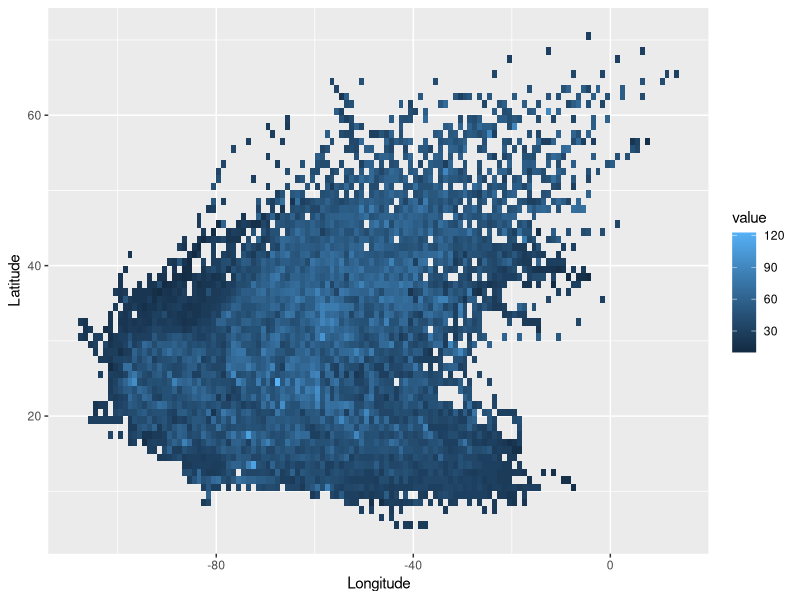
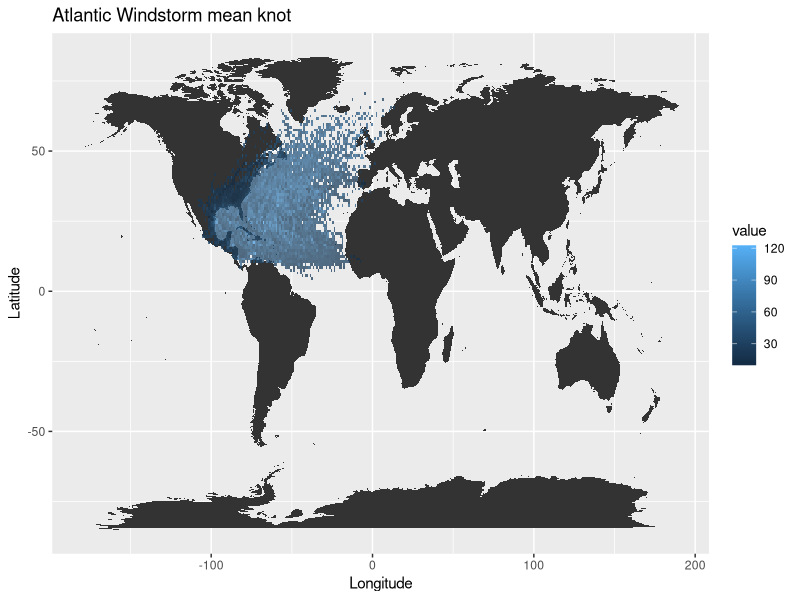
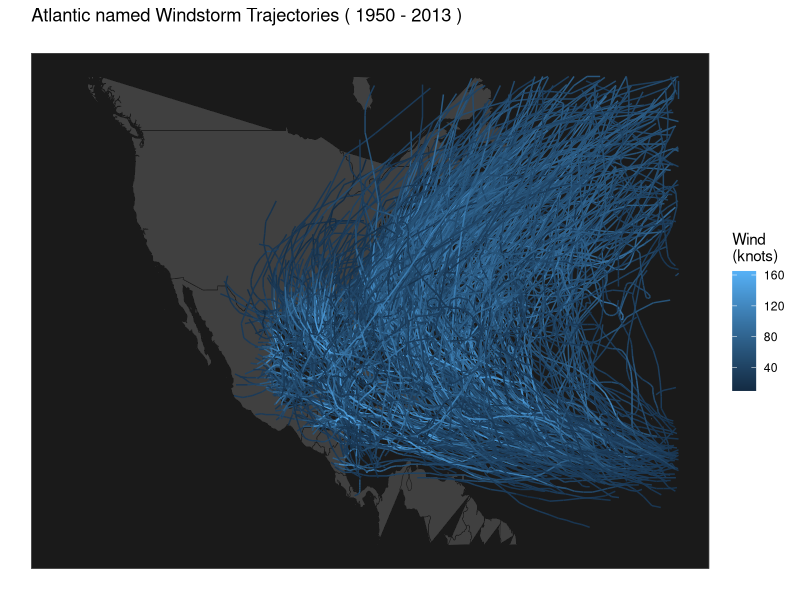
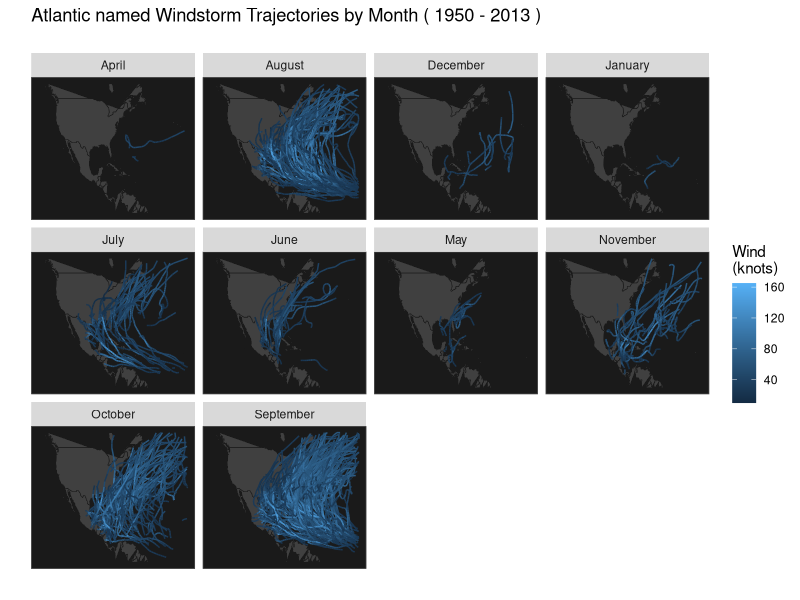
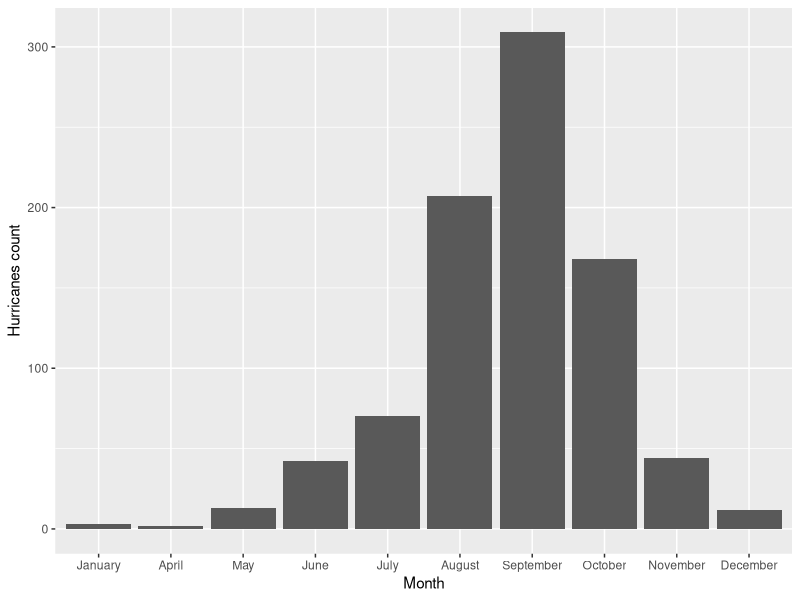
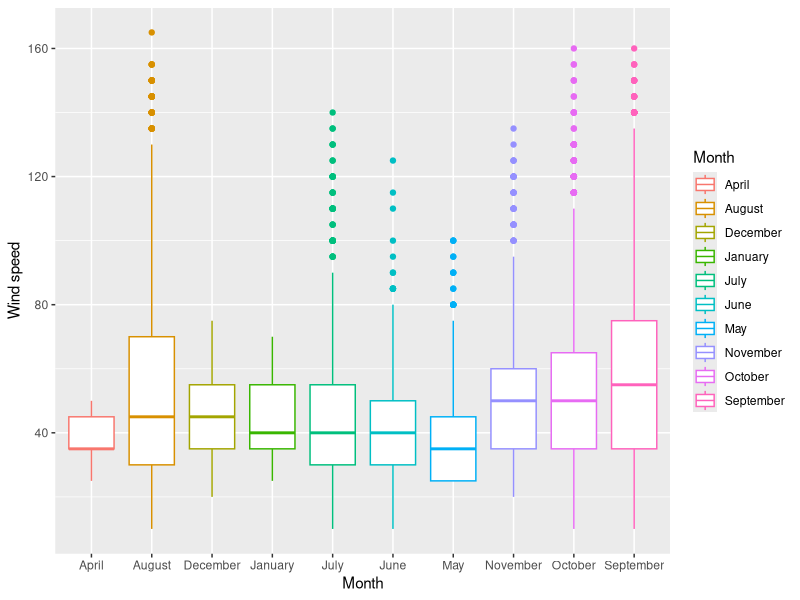
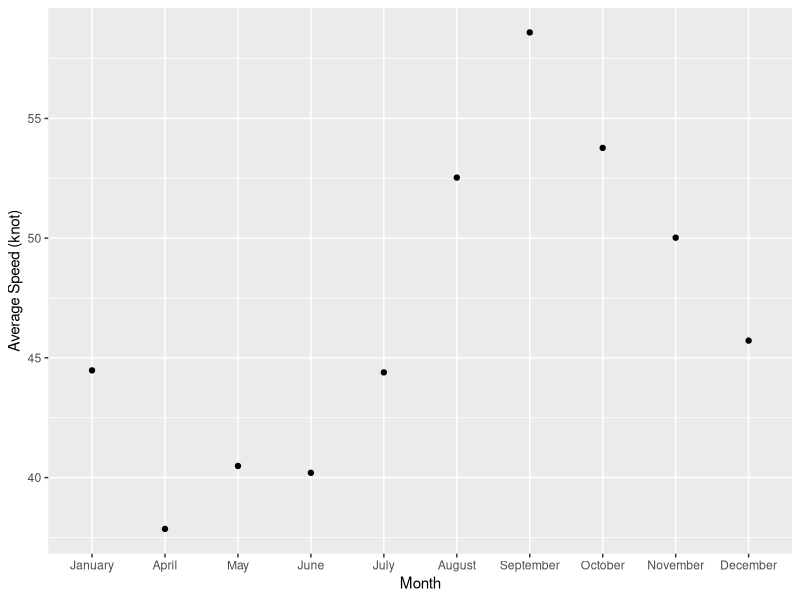
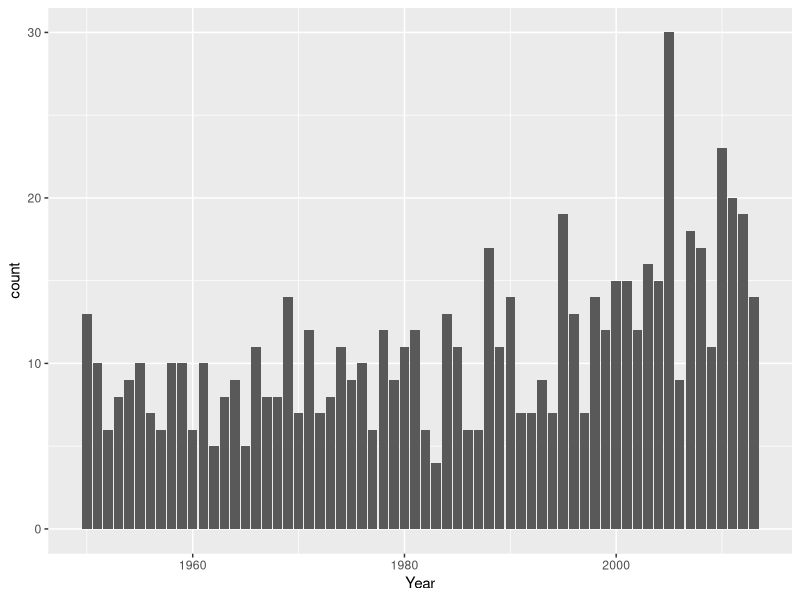

These figures' R source, in order:
## ---- chunk 1
library(tidyverse)
library(data.table)
library(maps)
library(ggplot2)
## ---- chunk 2
origin_df <- read.csv("hurrican703.csv")

# identify a problem in the data wrangling part far below:
# different hurricanes with same names.
# for visualization, we need to fix the problem first.
dt <- 
  origin_df %>% 
  mutate(
    # 2 hurricanes with the name ALICE.1954
    ID = ifelse(ID == "ALICE.1954" & Month == "June", "ALICE.1954(1)", ID),
    ID = ifelse(ID == "ALICE.1954", "ALICE.1954(2)", ID),
    # 4 hurricanes with the name SUBTROP:UNNAMED.1974
    ID = ifelse(ID == "SUBTROP:UNNAMED.1974" & Month == "June", "SUBTROP:UNNAMED.1974(1)", ID),
    ID = ifelse(ID == "SUBTROP:UNNAMED.1974" & Month == "July", "SUBTROP:UNNAMED.1974(2)", ID),
    ID = ifelse(ID == "SUBTROP:UNNAMED.1974" & Month == "August", "SUBTROP:UNNAMED.1974(3)", ID),
    ID = ifelse(ID == "SUBTROP:UNNAMED.1974", "SUBTROP:UNNAMED.1974(4)", ID),
    # 2 hurricanes with the name SUBTROP:UNNAMED.1976
    ID = ifelse(ID == "SUBTROP:UNNAMED.1976" & Month == "May", "SUBTROP:UNNAMED.1976(1)", ID),
    ID = ifelse(ID == "SUBTROP:UNNAMED.1976", "SUBTROP:UNNAMED.1976(2)", ID)
  )
## ---- chunk 3
ggplot(data=dt, aes(x = Longitude, y = Latitude)) + 
  stat_summary_2d(data = dt, aes(x = Longitude, y = Latitude, z = Wind.kt), fun = median, binwidth = c(1, 1), show.legend = TRUE)
dt <- as.data.table(dt)
summary(dt)
## ---- chunk 4
map <- ggplot(data = dt, aes(x = Longitude, y = Latitude)) + 
  geom_polygon(data = map_data(map = 'world'), aes(x = long, y = lat, group = group))
map +
  stat_summary_2d(data = dt, aes(x = Longitude, y = Latitude, z = dt$Wind.kt), fun = median, binwidth = c(1, 1), show.legend = TRUE, alpha = 0.75) + 
  ggtitle(paste0("Atlantic Windstorm mean knot"))
## ---- chunk 5
map <- ggplot(dt, aes(x = Longitude, y = Latitude, group = ID)) + 
  geom_polygon(data = map_data("world"), 
               aes(x = long, y = lat, group = group), 
               fill = "gray25", colour = "gray10", size = 0.2) + 
  geom_path(data = dt, aes(group = ID, colour = Wind.kt), size = 0.5) + 
  xlim(-138, -20) + ylim(3, 55) + 
  labs(x = "", y = "", colour = "Wind \n(knots)") + 
  theme(panel.background = element_rect(fill = "gray10", colour = "gray30"),
        axis.text.x = element_blank(), axis.text.y = element_blank(), 
        axis.ticks = element_blank(), panel.grid.major = element_blank(),
        panel.grid.minor = element_blank())

seasonrange <- paste(range(dt[, Season]), collapse=" - ")

map + ggtitle(paste("Atlantic named Windstorm Trajectories (", 
                     seasonrange, ")\n")) 
## ---- chunk 6
mapMonth <- map + facet_wrap(~ Month) +
  ggtitle(paste("Atlantic named Windstorm Trajectories by Month (", 
                 seasonrange, ")\n")) 
mapMonth
## ---- chunk 7
dt_long <- dt %>%
    dplyr::group_by(ID) %>% 
    mutate(Wind_prev = lag(Wind.kt, 1),
           Lat_change = Latitude - lag(Latitude, 1),
           Long_change = Longitude - lag(Longitude, 1),
           Wind_prev_prev = lag(Wind.kt, 2)) %>% 
    mutate(Wind_change = Wind_prev - Wind_prev_prev) %>% 
  drop_na()
## ---- chunk 8
storms_month_name <-distinct(group_by(select(dt_long, Month, ID), Month))

storms_month_name %>% 
  dplyr::group_by(Month) %>% 
  mutate(Month =  factor(Month, levels = month.name)) %>%  
  ggplot(aes(x = Month)) +
  geom_bar()+
  labs(
    x = "Month",
    y = "Hurricanes count"
  )
## ---- chunk 9
dt_long %>% 
  ggplot(aes(x=Month,y=Wind.kt,group=Month,color=Month))+
  geom_boxplot()+
  labs(y="Wind speed")


dt_long %>% 
  dplyr::group_by(Month) %>% 
  mutate(avg_speed = mean(Wind.kt)) %>% 
  distinct(Month, avg_speed) %>% 
  mutate(Month =  factor(Month, levels = month.name))%>% 
  ggplot(aes(x = Month, y = avg_speed)) +
  geom_point()+
  scale_y_continuous("Average Speed (knot)")
## ---- chunk 10
storms_season_name = distinct(group_by(select(dt_long, Season, ID), Season))
ggplot(data = storms_season_name) + 
  geom_bar(aes(x = Season)) +
  scale_x_continuous("Year")+
  labs(x="Hurricanes count")
## ---- chunk 11
dt_long %>% 
  dplyr::group_by(Season) %>% 
  mutate(avg_speed = mean(Wind.kt)) %>% 
  distinct(Season, avg_speed) %>% 
  ggplot(aes(x = Season, y = avg_speed)) +
  geom_point() +
  geom_smooth(method = "loess") +
  scale_y_continuous("Average Speed (knot)") +
  scale_x_continuous("Year") 
## ---- chunk 12
dt_long %>% select(Nature,ID) %>% 
  group_by(Nature) %>% 
  summarize(n_obs = n()) %>%
  mutate(Nature = fct_reorder(Nature,n_obs)) %>%
  ggplot(aes(x = Nature,y = n_obs,fill=Nature)) + 
  geom_bar(stat = "identity") +
  labs(x = "Nature", y = "Hurricanes count")
## ---- chunk 13
dt_long %>% 
  ggplot(aes(x=Wind.kt,group=Nature,color=Nature))+
  geom_density()
## ---- chunk 14
dt_long %>% 
  ggplot(aes(x=Nature,y=Wind.kt,group=Nature,color=Nature))+
  geom_boxplot()+
  labs(y="Wind speed")


dt_long %>% 
  dplyr::group_by(Nature) %>% 
  mutate(avg_speed = mean(Wind.kt)) %>% 
  distinct(Nature, avg_speed) %>% 
  ggplot(aes(x = Nature, y = avg_speed)) +
  geom_point() +
  scale_y_continuous("Average Speed (knot)") 
# + ggtitle("Average Speed (knot) of Hurricanes in Each Nature")
## ---- chunk 15
hurricane_df <- origin_df %>% 
  mutate(
    Month = as.factor(Month), # April-January
    Nature = as.factor(Nature), # TS,ET,DS,SS,NR
    # note: one hurricane can have multiple natures throughout its life
    time = gsub("[()]", "", time),
    time = paste0(ifelse(substr(time, 1, 2) > 23, "19", "20"), time),
    time = as.POSIXct(time, format = "%Y-%m-%d %H:%M:%S"),
    hour = substr(time, 12, 19)
  ) %>% 
  # remove data not at six-hour time intervals. (613 observations)
  filter(hour %in% c("00:00:00", "06:00:00", "12:00:00", "18:00:00")) %>% 
  select(-hour)

# remove hurricanes that has only 2 (<3) observations (change the threshold if you wish)
few_id <- hurricane_df %>% 
  group_by(ID) %>% 
  summarize(obs = n()) %>% 
  filter(obs < 3) %>% 
  .$ID
few_id
hurricane_df <- hurricane_df %>% filter(!(ID %in% few_id)) # remove 3 hurricanes

# check if any missing hours (e.g., 0 directly to 12, missing 6)
issue_id <- hurricane_df %>% 
  group_by(ID) %>% 
  summarize(
    obs = n(),
    obs2 = as.integer(difftime(max(time), min(time), units = "hours"))/6 + 1,
    diff = obs - obs2
  ) %>% 
  filter(abs(diff) > 0.167) %>% # some = 1/6. may due to DST time-shift
  .$ID
issue_id

# no such issue. but identify a new issue:
# several different hurricanes with the same name. (3 such hurricane names)
# e.g.,
# https://en.wikipedia.org/wiki/Hurricane_Alice_(December_1954)
# https://en.wikipedia.org/wiki/Hurricane_Alice_(June_1954)
origin_df %>% 
  filter(ID %in% issue_id) %>% 
  select(ID, Month, time)

# manually correct those data
hurricane_df <- 
  hurricane_df %>% 
  mutate(
    # 2 hurricanes with the name ALICE.1954
    ID = ifelse(ID == "ALICE.1954" & Month == "June", "ALICE.1954(1)", ID),
    ID = ifelse(ID == "ALICE.1954", "ALICE.1954(2)", ID),
    # 4 hurricanes with the name SUBTROP:UNNAMED.1974
    ID = ifelse(ID == "SUBTROP:UNNAMED.1974" & Month == "June", "SUBTROP:UNNAMED.1974(1)", ID),
    ID = ifelse(ID == "SUBTROP:UNNAMED.1974" & Month == "July", "SUBTROP:UNNAMED.1974(2)", ID),
    ID = ifelse(ID == "SUBTROP:UNNAMED.1974" & Month == "August", "SUBTROP:UNNAMED.1974(3)", ID),
    ID = ifelse(ID == "SUBTROP:UNNAMED.1974", "SUBTROP:UNNAMED.1974(4)", ID),
    # 2 hurricanes with the name SUBTROP:UNNAMED.1976
    ID = ifelse(ID == "SUBTROP:UNNAMED.1976" & Month == "May", "SUBTROP:UNNAMED.1976(1)", ID),
    ID = ifelse(ID == "SUBTROP:UNNAMED.1976", "SUBTROP:UNNAMED.1976(2)", ID)
  )

# check again
issue_id <- hurricane_df %>% 
  group_by(ID) %>% 
  summarize(
    obs = n(),
    obs2 = as.integer(difftime(max(time), min(time), units = "hours"))/6 + 1,
    diff = obs - obs2
  ) %>% 
  filter(abs(diff) > 0.167) %>% 
  .$ID
issue_id # no such problem

summary(hurricane_df) # 21691 observations, 704 hurricanes

diff_df <-
  hurricane_df %>% 
  group_by(ID) %>% 
  mutate(
    # diff between t & t-6
    lat_diff = Latitude - lag(Latitude),
    long_diff = Longitude - lag(Longitude),
    wind_diff = Wind.kt - lag(Wind.kt),
    # time: (t - t0)/6, where t0 is the first observation time.
    # you can change this value (e.g. +1, or -1) as you wish
    time = round(difftime(time, min(time), units = "hours")/6) %>% as.integer
  ) %>% 
  drop_na %>% 
  select(ID, lat_diff, long_diff, wind_diff, time)

summary(diff_df)
